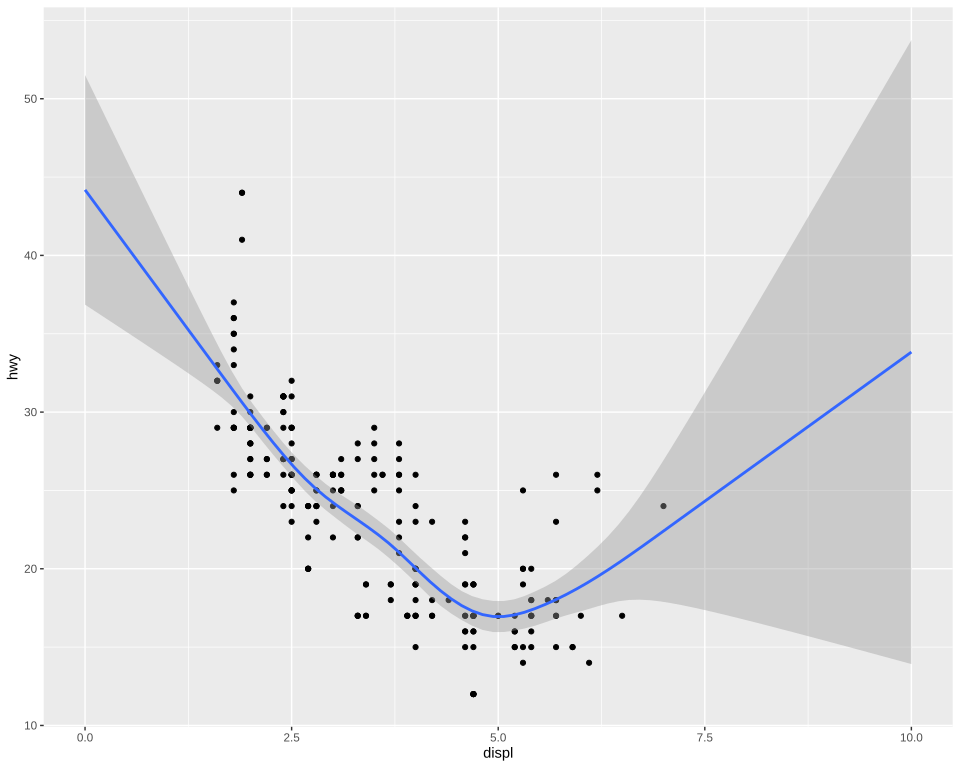

This figure's R source:
# The plot test/golden/smooth_gam_fullrange.svg draws, drawn by ggplot2 itself, as ggplot2's own visual tests
# draw their snapshots: the independent check on that golden whenever it changes. The suite never
# runs this; it needs R, ggplot2 and vdiffr, saved as the Docker image giggly-r:ggplot2-4.0.3. From
# the repository's root:
#
#   docker run --rm -v "$PWD/test/golden":/golden:ro giggly-r:ggplot2-4.0.3 \
#     Rscript /golden/smooth_gam_fullrange.R > smooth_gam_fullrange.ggplot2.svg
#
# and compare the two drawings element by element, as test/golden/point.R describes.
# Its gam is fitted as Giggly fits one, by test/golden/giggly_gam.R.
#
# A gam across the full range of an x axis from 0 to 10: past displ's 1.6 and 7, its outermost
# knots, the curve runs straight on at its slope there, and its band widens.
# First checked with ggplot2 4.0.3 and vdiffr 1.0.9: every element matches, in order, the x axis
# drawn before the y as test/golden/point.R describes, and every clip path.

source("/golden/giggly_gam.R")
plot <- ggplot(mpg, aes(displ, hwy)) + geom_point() +
  geom_smooth(method = giggly_gam, formula = y ~ x, fullrange = TRUE) + xlim(0, 10) + theme_gray()
file <- tempfile(fileext = ".svg")
vdiffr::write_svg(plot, file)
cat(readLines(file), sep = "\n")
